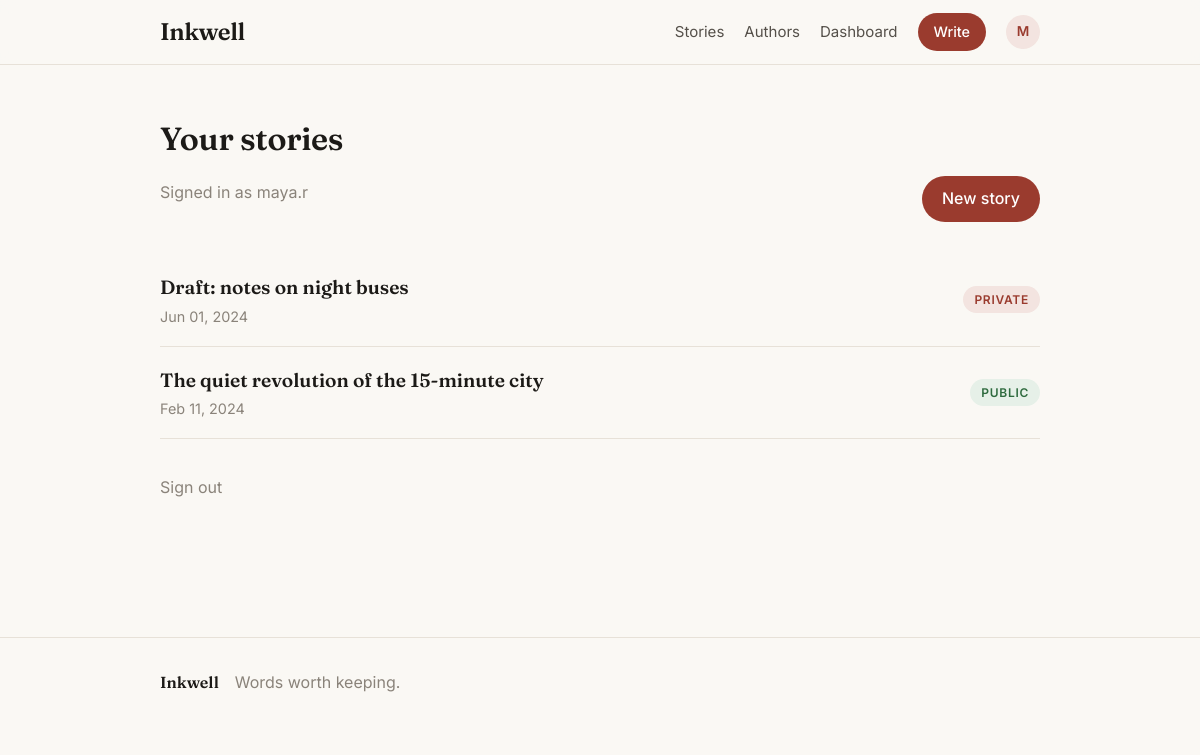
Screenshot of /dashboard (signed in) with the database file from the repository.
### app/models.py (models this page shows)
class User(Base):
    __tablename__ = "users"
    id = Column(String, primary_key=True, default=gen_uuid)
    username = Column(String, unique=True, nullable=False, index=True)
    email = Column(String, unique=True, nullable=False, index=True)
    password = Column(String, nullable=False)
    role = Column(String, nullable=False, default="user")
    bio = Column(Text, nullable=True, default="")
    created_at = Column(DateTime, default=datetime.utcnow)
    posts = relationship("Post", back_populates="author", cascade="all, delete-orphan")

class Post(Base):
    __tablename__ = "posts"
    id = Column(Integer, primary_key=True, autoincrement=True, index=True)
    author_id = Column(String, ForeignKey("users.id"), nullable=False)
    title = Column(String, nullable=False)
    content = Column(Text, nullable=False, default="")
    image_path = Column(String, nullable=True)
    visibility = Column(String, nullable=False, default="public")  # public | private
    created_at = Column(DateTime, default=datetime.utcnow)
    author = relationship("User", back_populates="posts")

### app/main.py (the view)
@app.get("/dashboard", response_class=HTMLResponse)
def dashboard(request: Request, db: Session = Depends(get_db), user=Depends(get_optional_user)):
    if user is None:
        return templates.TemplateResponse(
            "login.html", {"request": request, "user": None, "redirect": True}
        )
    mine = (
        db.query(Post)
        .filter(Post.author_id == user.id)
        .order_by(Post.created_at.desc())
        .all()
    )
    return templates.TemplateResponse(
        "dashboard.html", {"request": request, "user": user, "posts": mine}
    )

### app/templates/dashboard.html (shortened to what this page needs)
{% extends "base.html" %}
{% block content %}
<div class="page-head">
  <div>
    <h1>Your stories</h1>
    <p class="muted">Signed in as {{ user.username }}</p>
  </div>
  <a href="/new" class="btn">New story</a>
</div>
<section class="feed list">
  {% if posts %}
    {% for post in posts %}
    <article class="row">
      <div>
        <h3><a href="/posts/{{ post.id }}">{{ post.title }}</a></h3>
        <p class="meta">{{ post.created_at.strftime("%b %d, %Y") }}</p>
      </div>
      <span class="pill {{ 'pill-private' if post.visibility == 'private' else 'pill-public' }}">
        {{ post.visibility }}
      </span>
    </article>
    {% endfor %}
  {% else %}
    <p class="muted">You haven't published anything yet.</p>
  {% endif %}
</section>
<p class="muted logout"><a href="#" id="logout">Sign out</a></p>
{% endblock %}

### app/templates/base.html (shortened to what this page needs)
<!doctype html>
<html lang="en">
<head>
  <link rel="stylesheet" href="/static/css/style.css" />
</head>
<body>
  <header class="site-header">
    <div class="wrap header-inner">
      <a class="brand" href="/">Inkwell</a>
      <nav class="nav">
        <a href="/">Stories</a>
        <a href="/authors">Authors</a>
        {% if user %}
          <a href="/dashboard">Dashboard</a>
          <a href="/new" class="btn btn-small">Write</a>
          <a href="/profile" class="avatar-link" title="{{ user.username }}">{{ user.username[0]|upper }}</a>
        {% else %}
          <a href="/login">Sign in</a>
          <a href="/register" class="btn btn-small">Get started</a>
        {% endif %}
      </nav>
    </div>
  </header>
  <main class="wrap main">
    {% block content %}{% endblock %}
  </main>
  <footer class="site-footer">
    <div class="wrap">
      <span>Inkwell</span>
      <span class="muted">Words worth keeping.</span>
    </div>
  </footer>
</body>
</html>

### app/static/css/style.css (style rules this page uses)
:root { --bg: #faf8f4; --surface: #ffffff; --ink: #1c1a17; --ink-soft: #55504a; --muted: #8a837a; --line: #e7e1d8; --accent: #9a3b2e; --accent-soft: #f3e4e0; --radius: 14px; --shadow: 0 1px 2px rgba(28, 26, 23, 0.04), 0 8px 24px rgba(28, 26, 23, 0.05); }
* { box-sizing: border-box; }
body { margin: 0; background: var(--bg); color: var(--ink); font-family: "Inter", system-ui, sans-serif; line-height: 1.6; -webkit-font-smoothing: antialiased; }
a { color: inherit; text-decoration: none; }
.wrap { width: 100%; max-width: 920px; margin: 0 auto; padding: 0 20px; }
.site-header { border-bottom: 1px solid var(--line); background: rgba(250, 248, 244, 0.85); backdrop-filter: blur(8px); position: sticky; top: 0; z-index: 10; }
.header-inner { display: flex; align-items: center; justify-content: space-between; height: 64px; }
.brand { font-family: "Fraunces", serif; font-weight: 600; font-size: 1.5rem; letter-spacing: -0.02em; }
.nav { display: flex; align-items: center; gap: 20px; font-size: 0.94rem; }
.nav a { color: var(--ink-soft); }
.avatar-link { display: grid; place-items: center; width: 34px; height: 34px; border-radius: 50%; background: var(--accent-soft); color: var(--accent) !important; font-weight: 600; font-size: 0.85rem; }
.btn { display: inline-block; background: var(--accent); color: #fff !important; border: none; border-radius: 999px; padding: 10px 20px; font: inherit; font-weight: 500; cursor: pointer; transition: opacity 0.15s ease; }
.btn-small { padding: 7px 16px; font-size: 0.9rem; }
.main { padding: 48px 20px 80px; }
.feed { display: grid; gap: 28px; }
.meta { color: var(--muted); font-size: 0.9rem; margin: 0; }
.feed.list { gap: 0; }
.row { display: flex; align-items: center; justify-content: space-between; padding: 18px 0; border-bottom: 1px solid var(--line); }
.row h3 { font-family: "Fraunces", serif; font-weight: 600; margin: 0 0 2px; font-size: 1.2rem; }
.pill { font-size: 0.75rem; text-transform: uppercase; letter-spacing: 0.06em; padding: 4px 11px; border-radius: 999px; font-weight: 600; }
.pill-public { background: #e6f0e8; color: #2f6b3f; }
.pill-private { background: var(--accent-soft); color: var(--accent); }
.page-head { display: flex; align-items: flex-end; justify-content: space-between; margin-bottom: 32px; }
.page-head h1 { font-family: "Fraunces", serif; font-weight: 600; margin: 0; letter-spacing: -0.01em; }
.muted { color: var(--muted); }
.logout { margin-top: 36px; }
.site-footer { border-top: 1px solid var(--line); padding: 32px 0; margin-top: 40px; }
.site-footer .wrap { display: flex; gap: 16px; align-items: baseline; }
.site-footer span:first-child { font-family: "Fraunces", serif; font-weight: 600; }

### rows the page displays
User: username "M", username "maya.r"
Post: title "Draft: notes on night buses", created_at "Jun 01, 2024", visibility "PRIVATE"
Post: title "The quiet revolution of the 15-minute city", created_at "Feb 11, 2024", visibility "PUBLIC"
